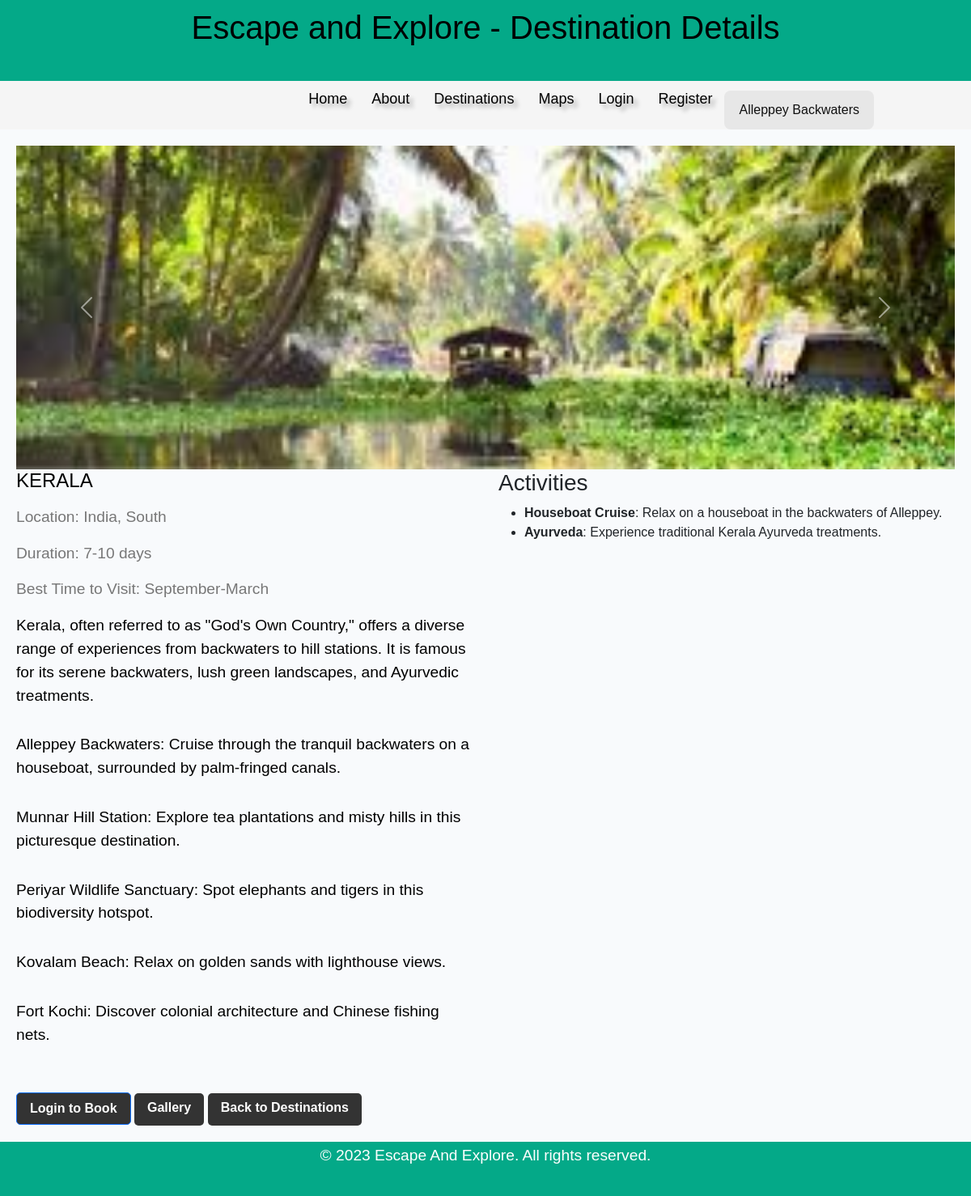
/destination_detail/4, run on the app's committed database.
### app.py (models this page shows)
class Package(db.Model):
    id = db.Column(db.Integer, primary_key=True)
    name = db.Column(db.String(150), nullable=False)
    description = db.Column(db.Text, nullable=False)
    image = db.Column(db.String(150), nullable=False)
    location = db.Column(db.String(150))
    duration = db.Column(db.String(50))
    best_time = db.Column(db.String(50))
    activities = db.Column(db.Text)
    bookings = db.relationship('Booking', backref='package', lazy=True)
    buses = db.relationship('Bus', backref='package', lazy=True)

### app.py (the view)
@app.route('/destination_detail/<int:package_id>')
def destination_detail(package_id):
    package = Package.query.get_or_404(package_id)
    return render_template('destination_detail.html', package=package)

### app.py (called while the page is built, shortened)
@app.context_processor
def inject_user():
    return {
        'is_authenticated': False,
        'current_user': None
    }

### templates/destination_detail.html (shortened to what this page needs)
<!DOCTYPE html>
<html>
<head>
  <link href="https://cdn.jsdelivr.net/npm/bootstrap@5.3.0/dist/css/bootstrap.min.css" rel="stylesheet">
  <link rel="stylesheet" type="text/css" href="{{ url_for('static', filename='css/style.css') }}" />
</head>
<body class="non-home">
  <header>
    <h1>Escape and Explore - Destination Details</h1>
  </header>
  <div class="nav">
    <div class="nav-menu">
      <ul>
        <li><a href="{{ url_for('index') }}">Home</a></li>
        <li><a href="#about">About</a></li>
        <li><a href="{{ url_for('packages') }}">Destinations</a></li>
        <li><a href="{{ url_for('maps') }}">Maps</a></li>
        {% if not is_authenticated %}
        <li><a href="{{ url_for('login') }}">Login</a></li>
        <li><a href="{{ url_for('register') }}">Register</a></li>
        {% else %}
        <li><a href="{{ url_for('mybookings') }}">My Bookings</a></li>
        <li><a href="{{ url_for('logout') }}">Logout</a></li>
        {% endif %}
      </ul>
    </div>
  <div id="carousel-caption" class="carousel-image-caption" aria-live="polite"></div>
  </div>
  <div class="container">
    <div id="imageCarousel" class="carousel slide" data-bs-ride="carousel" data-bs-interval="2000">
      <div class="carousel-inner">
        {% if package.name == 'GOA' %}
        <div class="carousel-item">
          <img src="{{ url_for('static', filename='images/goa1.jpg') }}" class="d-block w-100" alt="Calangute Beach">
        </div>
        <div class="carousel-item">
          <img src="{{ url_for('static', filename='images/goa2.jpeg') }}" class="d-block w-100" alt="Old Goa">
        </div>
        <div class="carousel-item">
          <img src="{{ url_for('static', filename='images/goa3.jpeg') }}" class="d-block w-100" alt="Dudhsagar Falls">
        </div>
        <div class="carousel-item">
          <img src="{{ url_for('static', filename='images/goa4.jpeg') }}" class="d-block w-100" alt="Panaji">
        </div>
        <div class="carousel-item">
          <img src="{{ url_for('static', filename='images/goa5.jpeg') }}" class="d-block w-100" alt="Anjuna Flea Market">
        </div>
        <div class="carousel-item">
          <img src="{{ url_for('static', filename='images/goa6.jpeg') }}" class="d-block w-100" alt="Fort Aguada">
        </div>
        {% elif package.name == 'KERALA' %}
        <div class="carousel-item">
          <img src="{{ url_for('static', filename='images/kerala1.jpeg') }}" class="d-block w-100" alt="Alleppey Backwaters">
        </div>
        {% endif %}
      </div>
      <button class="carousel-control-prev" type="button" data-bs-target="#imageCarousel" data-bs-slide="prev">
        <span class="carousel-control-prev-icon" aria-hidden="true"></span>
      </button>
      <button class="carousel-control-next" type="button" data-bs-target="#imageCarousel" data-bs-slide="next">
        <span class="carousel-control-next-icon" aria-hidden="true"></span>
      </button>
    </div>
    <div class="destination-info">
      <div class="destination-description">
        <h2 class="destination-title">{{ package.name }}</h2>
        <p class="destination-meta">Location: {{ package.location }}</p>
        <p class="destination-meta">Duration: {{ package.duration }}</p>
        <p class="destination-meta">Best Time to Visit: {{ package.best_time }}</p>
        {% if package.description %}
          {% for para in package.description.split('\n\n') %}
            <p>{{ para.strip().replace('\n', '<br>')|safe }}</p>
          {% endfor %}
        {% endif %}
      </div>
      <div class="destination-activities">
        {% if package.activities %}
        <h3>Activities</h3>
        <ul>
        {% for activity in package.activities.split('||') %}
          {% set parts = activity.split(':', 1) %}
          <li>
            <strong>{{ parts[0].strip() }}</strong>{% if parts|length > 1 %}: {{ parts[1].strip() }}{% endif %}
          </li>
        {% endfor %}
        </ul>
        {% endif %}
      </div>
    </div>
    {% if is_authenticated %}
    <a href="{{ url_for('booking', package_id=package.id) }}" class="about-button">Book Now</a>
    {% else %}
    <button class="btn btn-primary about-button" onclick="window.location.href='{{ url_for('login') }}'">Login to Book</button>
    {% endif %}
    <a href="{{ url_for('gallery', package_id=package.id) }}" class="about-button">Gallery</a>
    <a href="{{ url_for('packages') }}" class="about-button">Back to Destinations</a>
  </div>
  <footer>
    <p>&copy; 2023 Escape And Explore. All rights reserved.</p>
  </footer>
</body>
</html>

### static/css/style.css (style rules this page uses)
body { font-family: Arial, sans-serif; margin: 0; padding: 0; background-color: rgb(248, 250, 252); }
.nav { width: 100%; background-color: #f8f7f741; display: flex; justify-content:end; padding: 0 10%; align-items: center; }
.nav-menu ul { display: flex; list-style:none; }
.nav-menu ul a { text-decoration: none; color: #000; text-shadow: 5px 5px 5px rgba(0,0,0,0.3); font-size: 18px; margin: 0 15px; transition: color .4s; }
h1 { font-family: 'Trebuchet MS', 'Lucida Sans Unicode', 'Lucida Grande', 'Lucida Sans', Arial, sans-serif; font-size: 4rem; margin-bottom: 2rem; }
.about-button { display: inline-block; background-color: #333; color: #fff; padding: 8px 16px; text-decoration: none; font-weight: bold; border-radius: 5px; transition: background-color 0.3s; line-height: 1.2; height: 40px; }
.container { max-width: 1200px; margin: 0 auto; padding: 20px; }
h2 { font-size: 2rem; margin-bottom: 1rem; }
p { font-size: 1.2rem; margin-bottom: 2rem; }
footer { background-color:rgb(4, 169, 136); color: #fff; padding: 3px; text-align: center; }
header { background-color:rgb(4, 169, 136); color:black; padding: 20px; text-align: center; }
.non-home .nav { background-color: #f5f5f5 !important; }
.non-home header { padding: 10px; }
.non-home h1 { font-size: 2.5rem; }
.non-home h2 { font-size: 1.5rem; }
.destination-info { display: flex; justify-content: space-between; align-items: flex-start; margin-bottom: 1.5rem; }
.destination-description { flex: 1; margin-right: 2rem; color:black; }
.destination-title { font-size: 2rem; margin-bottom: 1rem; }
.destination-meta { font-size: 1.2rem; color: #777; margin-bottom: 1rem; }
.destination-activities { flex: 1; }
* { box-sizing: border-box; }
.non-home { display: flex; flex-direction: column; min-height: 100vh; }
.non-home footer { margin-top: auto; }
.carousel { height: 400px; }
.carousel-inner, .carousel-item, .carousel-item img { height: 400px; }
.carousel-item img { object-fit: cover; width: 100%; }

### templates/destination_detail.html (style rules this page uses)
.carousel-image-caption { margin-top: 12px; padding: 12px 18px; background: rgba(0,0,0,0.06); border-radius: 8px; color: #111; font-size: 1rem; }

### data on the page
Package: name "KERALA", location "India, South", duration "7-10 days", best_time "September-March"

### other printed values
{{ para.strip().replace('\n', '<br>')|safe }} "Alleppey Backwaters: Cruise through the tranquil backwaters on a houseboat, surrounded by palm-fringed canals." "Munnar Hill Station: Explore tea plantations and misty hills in this picturesque destination." "Periyar Wildlife Sanctuary: Spot elephants and tigers in this biodiversity hotspot." "Kovalam Beach: Relax on golden sands with lighthouse views." "Fort Kochi: Discover colonial architecture and Chinese fishing nets."
{{ parts[0].strip() }} "Houseboat Cruise" "Ayurveda"
{{ parts[1].strip() }} "Relax on a houseboat in the backwaters of Alleppey." "Experience traditional Kerala Ayurveda treatments."
